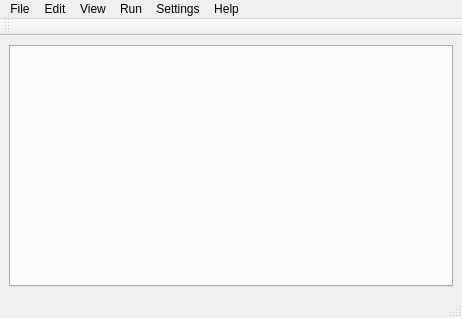
<?xml version="1.0" encoding="UTF-8"?>
<ui version="4.0">
 <class>MainWindow</class>
 <widget class="QMainWindow" name="MainWindow">
  <property name="geometry">
   <rect>
    <x>0</x>
    <y>0</y>
    <width>462</width>
    <height>318</height>
   </rect>
  </property>
  <property name="windowTitle">
   <string>MainWindow</string>
  </property>
  <property name="styleSheet">
   <string notr="true"/>
  </property>
  <widget class="QWidget" name="centralwidget">
   <layout class="QHBoxLayout" name="horizontalLayout_2">
    <item>
     <widget class="QTabWidget" name="tabWidget">
      <property name="autoFillBackground">
       <bool>false</bool>
      </property>
      <property name="tabsClosable">
       <bool>true</bool>
      </property>
      <property name="movable">
       <bool>true</bool>
      </property>
     </widget>
    </item>
   </layout>
  </widget>
  <widget class="QMenuBar" name="menubar">
   <property name="geometry">
    <rect>
     <x>0</x>
     <y>0</y>
     <width>462</width>
     <height>21</height>
    </rect>
   </property>
   <widget class="QMenu" name="menuFile">
    <property name="title">
     <string>File</string>
    </property>
    <addaction name="actionNew_File"/>
    <addaction name="actionOpen_File"/>
    <addaction name="actionOpen_Folder"/>
    <addaction name="separator"/>
    <addaction name="actionSave_File"/>
    <addaction name="actionSave_File_As"/>
    <addaction name="separator"/>
    <addaction name="actionExit"/>
   </widget>
   <widget class="QMenu" name="menuRun">
    <property name="title">
     <string>Run</string>
    </property>
    <addaction name="actionCompile"/>
    <addaction name="actionLoad_Comparison_File"/>
    <addaction name="separator"/>
    <addaction name="actionClear_Comparison_File"/>
    <addaction name="actionSave_Destination_To_File"/>
   </widget>
   <widget class="QMenu" name="menuHelp">
    <property name="title">
     <string>Help</string>
    </property>
    <addaction name="actionAbout"/>
   </widget>
   <widget class="QMenu" name="menuEdit">
    <property name="title">
     <string>Edit</string>
    </property>
    <addaction name="actionUndo"/>
    <addaction name="actionRedo"/>
    <addaction name="separator"/>
    <addaction name="actionCut"/>
    <addaction name="actionCopy"/>
    <addaction name="actionPaste"/>
    <addaction name="separator"/>
    <addaction name="actionFind"/>
   </widget>
   <widget class="QMenu" name="menuView">
    <property name="title">
     <string>View</string>
    </property>
    <addaction name="actionToggle_Directory_View"/>
    <addaction name="actionToggle_Tabs"/>
    <addaction name="actionToggle_Toolbar"/>
    <addaction name="separator"/>
    <addaction name="actionToggle_Destination_Dock"/>
    <addaction name="actionToggle_Comparison_Dock"/>
   </widget>
   <widget class="QMenu" name="menuSettings">
    <property name="title">
     <string>Settings</string>
    </property>
    <addaction name="actionFont"/>
   </widget>
   <addaction name="menuFile"/>
   <addaction name="menuEdit"/>
   <addaction name="menuView"/>
   <addaction name="menuRun"/>
   <addaction name="menuSettings"/>
   <addaction name="menuHelp"/>
  </widget>
  <widget class="QStatusBar" name="statusbar"/>
  <widget class="QToolBar" name="toolBar">
   <property name="windowTitle">
    <string>toolBar</string>
   </property>
   <attribute name="toolBarArea">
    <enum>TopToolBarArea</enum>
   </attribute>
   <attribute name="toolBarBreak">
    <bool>false</bool>
   </attribute>
  </widget>
  <action name="actionNew_File">
   <property name="text">
    <string>New File</string>
   </property>
   <property name="shortcut">
    <string>Ctrl+N</string>
   </property>
  </action>
  <action name="actionOpen_File">
   <property name="text">
    <string>Open File</string>
   </property>
   <property name="shortcut">
    <string>Ctrl+O</string>
   </property>
  </action>
  <action name="actionOpen_Folder">
   <property name="text">
    <string>Open Folder</string>
   </property>
   <property name="shortcut">
    <string>Ctrl+Shift+O</string>
   </property>
  </action>
  <action name="actionExit">
   <property name="text">
    <string>Exit</string>
   </property>
   <property name="shortcut">
    <string>Ctrl+Q</string>
   </property>
  </action>
  <action name="actionSingle_step">
   <property name="text">
    <string>Single Step</string>
   </property>
   <property name="shortcut">
    <string>F5</string>
   </property>
  </action>
  <action name="actionFast_forward">
   <property name="text">
    <string>Fast Forward</string>
   </property>
   <property name="shortcut">
    <string>F6</string>
   </property>
  </action>
  <action name="actionStop">
   <property name="text">
    <string>Stop</string>
   </property>
   <property name="shortcut">
    <string>F7</string>
   </property>
  </action>
  <action name="actionRewind">
   <property name="text">
    <string>Rewind</string>
   </property>
   <property name="shortcut">
    <string>F8</string>
   </property>
  </action>
  <action name="actionCompile">
   <property name="text">
    <string>Compile</string>
   </property>
   <property name="shortcut">
    <string>F5</string>
   </property>
  </action>
  <action name="actionAbout">
   <property name="text">
    <string>About</string>
   </property>
   <property name="shortcut">
    <string>Ctrl+Shift+A</string>
   </property>
  </action>
  <action name="actionSave_File">
   <property name="text">
    <string>Save File</string>
   </property>
   <property name="shortcut">
    <string>Ctrl+S</string>
   </property>
  </action>
  <action name="actionSave_File_As">
   <property name="text">
    <string>Save File As...</string>
   </property>
   <property name="shortcut">
    <string>Ctrl+Shift+S</string>
   </property>
  </action>
  <action name="actionLoad_Comparison_File">
   <property name="text">
    <string>Load Comparison File</string>
   </property>
   <property name="shortcut">
    <string>F6</string>
   </property>
  </action>
  <action name="actionUndo">
   <property name="text">
    <string>Undo</string>
   </property>
   <property name="shortcut">
    <string>Ctrl+Z</string>
   </property>
  </action>
  <action name="actionRedo">
   <property name="text">
    <string>Redo</string>
   </property>
   <property name="shortcut">
    <string>Ctrl+Y</string>
   </property>
  </action>
  <action name="actionCut">
   <property name="text">
    <string>Cut</string>
   </property>
   <property name="shortcut">
    <string>Ctrl+X</string>
   </property>
  </action>
  <action name="actionCopy">
   <property name="text">
    <string>Copy</string>
   </property>
   <property name="shortcut">
    <string>Ctrl+C</string>
   </property>
  </action>
  <action name="actionPaste">
   <property name="text">
    <string>Paste</string>
   </property>
   <property name="shortcut">
    <string>Ctrl+V</string>
   </property>
  </action>
  <action name="actionFind">
   <property name="text">
    <string>Find</string>
   </property>
   <property name="shortcut">
    <string>Ctrl+F</string>
   </property>
  </action>
  <action name="actionToggle_Directory_View">
   <property name="text">
    <string>Toggle Directory View</string>
   </property>
   <property name="shortcut">
    <string>Ctrl+Shift+D</string>
   </property>
  </action>
  <action name="actionToggle_Tabs">
   <property name="text">
    <string>Toggle Tabs</string>
   </property>
  </action>
  <action name="actionToggle_Toolbar">
   <property name="text">
    <string>Toggle Toolbar</string>
   </property>
  </action>
  <action name="actionToggle_Destination_Dock">
   <property name="text">
    <string>Toggle Destination Dock</string>
   </property>
  </action>
  <action name="actionToggle_Comparison_Dock">
   <property name="text">
    <string>Toggle Comparison Dock</string>
   </property>
  </action>
  <action name="actionClear_Comparison_File">
   <property name="text">
    <string>Clear Comparison File</string>
   </property>
   <property name="shortcut">
    <string>F7</string>
   </property>
  </action>
  <action name="actionSave_Destination_To_File">
   <property name="text">
    <string>Save Destination To File</string>
   </property>
   <property name="shortcut">
    <string>F8</string>
   </property>
  </action>
  <action name="actionFont">
   <property name="text">
    <string>Font</string>
   </property>
  </action>
 </widget>
 <resources/>
 <connections/>
</ui>
